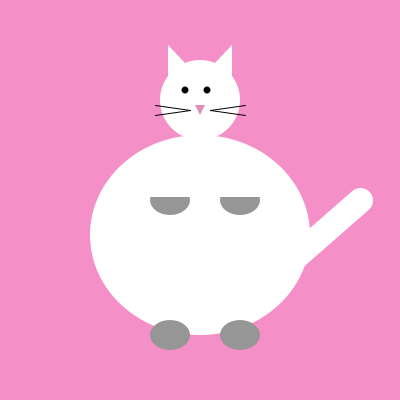
Frame 1 (no input)
Frame 60 (the mouse pressed at the canvas centre just before this capture): identical to frame 1, image omitted
Frame 120 (the mouse held since frame 60 and released just before this capture): identical to frame 1, image omitted

The Processing sketch that drew this single still picture (run headless with seeded random() and noise(); from frame 60 on, the mouse is pressed at the canvas centre):

// Processing sketch: processing_51374
// ── processing_51374.pde

// PS1 - 2
// Ryanne Hollies


// cute

void setup() {
  size(400, 400);
  smooth();
  
}

void draw() {
 
 background(245, 143, 199);
 
 
 //head
 noStroke();
 fill(255);
 ellipse(200, 100, 80, 80);
 
 
 //left ear
 fill(255);
  noStroke();
 triangle(168, 80, 185, 63, 168, 45);


// right ear
fill(255);
 noStroke();
 triangle(232, 76, 214, 64, 232, 45); 
 
 //body
  fill(255);
  ellipse(200, 235, 220, 200);
  
 fill(150);
 ellipse(170, 335, 40, 30);
 ellipse(240, 335, 40, 30);
 ellipse(170, 200, 40, 30);
 
 fill(255);
 rectMode(CENTER);
 rect(170, 182, 40, 30);

// right paw
fill(150); 
ellipse(240, 200, 40, 30); 
 fill(255);
 rectMode(CENTER);
 rect(240, 182, 40, 30);

 //tail
 stroke(255);
 strokeWeight(25);
 line(280, 270, 360, 200);
 
 //eyes + nose
 fill(0);
 ellipse(185, 90, 7, 7);
 ellipse(207, 90, 7, 7);
 noStroke();
 fill(224, 143, 188);
 triangle(195, 105, 200, 115, 205, 105);

//whiskers
 stroke(0);
 strokeWeight(1);
 line(190, 110, 155, 105);
 line(190, 110, 155, 115);
 line (210, 110, 245, 105);
 line(210, 110, 245, 115);

 
 
  
}
